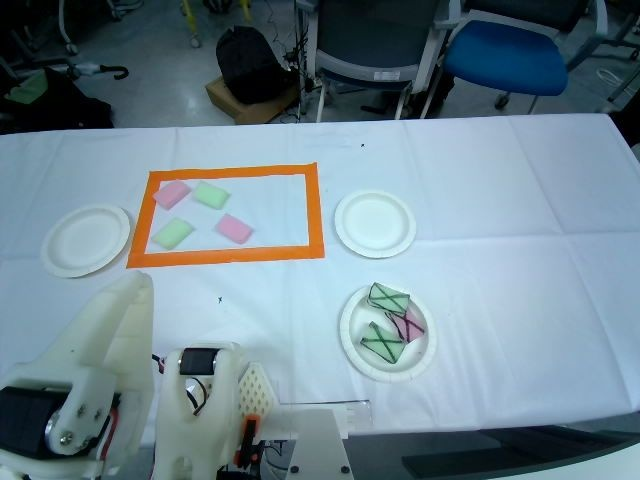
#> input picture vision/zones_snapshot.jpg, 640 x 480 px
$ python -i grasp_check.py   (imports and definitions only)
#> lines starting #> are read from the running program, lines starting #| are printed output that depends on the picture; after the words box and inside, x2 and y2 are one past the last pixel; in counts of white or black regions, pixels touching at a corner belong together
#> further down, picture is the input picture: shape (480, 640, 3); mean B, G, R 142.7, 132.4, 111
### vision/autolabel.py
"""위 카메라 사진 → YOLO 라벨 초안(HSV 규칙). 사람은 review.py 로 검수만 하고 바로 train.py.

  python vision/autolabel.py vision/data/raw/20261022 --name day1 [--marker black|white|yellow|H,S,V,H,S,V]
      → vision/labels_draft/day1/draft.json  (박스·자신 없는 표시·상태)
      → vision/datasets/auto_day1/            (train.py --dir 로 바로 학습. --zip 이면 Roboflow 업로드용 zip 도)
  python vision/review.py day1                         # 검수 화면 http://127.0.0.1:8791 (손 박스는 여기서 그린다)
      같은 이름으로 다시 돌리면 검수한 사진은 그대로 두고 새 사진·미검수 사진만 라벨한다(--fresh 면 전부)
  python vision/autolabel.py --export day1 [--zip]     # review.py 로 고친 뒤 다시 내보내기 (review.py 버튼과 같음)
  python vision/autolabel.py --calibrate day1          # 검수(통과)한 실물 사진으로 임계값 → vision/autolabel.json
  python vision/autolabel.py --eval vision/_test/w_black.zip [--marker black]   # 정답 라벨과 비교 (정밀도·재현율)

규칙:
  블록  = 분홍(red_*)/초록(blue_*) HSV 마스크 덩어리. 볼록 껍질로 박스. 정사각형에 가깝고 볼록하면 한 개, 아니면 맞닿은 블록으로 보고
          면적으로 개수를 어림해 나누고, 나눈 조각이 블록 모양·크기가 아니면 'split' 표시.
  불량  = 블록 안쪽(가장자리 15% 깎음)에서 마커 색 픽셀 비율 ≥ defect_ratio. 경계 구간이면 'defect?' 표시.
  손    = 사람이 review.py 에서 그린다(10-21 확정). 기본(hands=hint)은 피부색 덩어리를 'hand?' 제안 박스로만
          넣어 그 사진을 검수로 보낸다. --hands off 면 제안도 없음, auto 면 hand_spot 안 덩어리를 그대로 라벨.
  구역  = zones.json 이 있으면 5구역 어디에도 중심이 없는 블록 후보는 버리고 수를 경고한다(로봇 몸체·의자·접시).
          로봇·접시에 붙어 같이 버려질 블록은 구역 안 조각만 'zone' 표시로 남긴다. --keep-outside 로 끈다.
  자신 없는 박스가 하나라도 있는 사진은 status=review → 검수 전에는 데이터셋에서 빠진다.
"""
from __future__ import annotations

import argparse
import copy
import hashlib
import json
import shutil
import sys
import zipfile
from datetime import datetime
from pathlib import Path

import cv2
import numpy as np

VISION = Path(__file__).resolve().parent
DRAFTS = VISION / "labels_draft"
DATASETS = VISION / "datasets"
CONFIG = VISION / "autolabel.json"
NAMES = ["blue_defect", "blue_ok", "hand", "red_defect", "red_ok"]  # Roboflow 와 같은 알파벳순
IMG_EXT = {".jpg", ".jpeg", ".png", ".bmp"}

# 이전 진한 빨강·파랑 블록/볼(합성 비교용): --colors strong
STRONG = {"red": {"h_lo": 10, "h_hi": 165, "s_min": 110, "v_min": 50},
          "blue": {"h_min": 95, "h_max": 130, "s_min": 90, "v_min": 40}}

DEFAULTS = {
    # OpenCV HSV (H 0~179). 키 red/blue 는 클래스 식별자: red_* = 분홍, blue_* = 초록 (10-21 밤 파스텔 스펀지).
    # 분홍은 179 를 넘어 0 으로 이어지는 두 구간(h ≤ h_lo 또는 h ≥ h_hi). 파스텔은 채도가 낮아(합성 59~123) s_min 이 낮다.
    # h_hi 125: 10-22 실물 분홍 스펀지(4600K)는 색상 중앙값 148·하위 5% 119 로 자홍 쪽이다(합성은 167~169). 예전 150 은
    # 블록 픽셀의 1/3 만 잡아 블록이 조각나거나 통째로 빠졌다. 푸른 식탁보는 색상 98~100 이라 안 걸린다.
    "red": {"h_lo": 4, "h_hi": 125, "s_min": 35, "v_min": 80},
    "blue": {"h_min": 30, "h_max": 90, "s_min": 35, "v_min": 80},
    "markers": {  # [[H,S,V 하한], [H,S,V 상한]]
        "black": [[0, 0, 0], [179, 255, 70]],
        "white": [[0, 0, 170], [179, 50, 255]],
        "yellow": [[18, 90, 120], [35, 255, 255]],
    },
    "marker": "black",
    "defect_ratio": 0.05,          # 이 비율 이상이면 불량
    "black_rel": 0.45,             # 검정 마커는 그 블록 밝기(중앙값)의 이 배보다 어두운 픽셀만 — 그늘진 옆면·기공 제외
    "defect_band": [0.025, 0.08],  # 이 구간이면 'defect?'
    "min_size_px": 14,             # 한 변이 이보다 작은 덩어리는 무시 (3cm 블록이 몇 px 인지는 calibrate 가 잼)
    "obj_area_px": None,           # 블록 하나가 보이는 면적(px², 옆면 포함). None 이면 사진마다 중앙값으로 어림
    # 블록 하나의 모양(덩어리 볼록도, 회전 사각형 가로세로비): min/max 밖이면 블록 하나로 보지 않고, odd 밖이면 'irregular'.
    # 기본값은 합성(위에서 본 블록) 기준. 10-22 실물 카메라는 비스듬해 윗면·앞면이 같이 보여 가로세로비 중앙값 1.52·
    # 볼록도 중앙값 0.91 이라 블록 대부분이 'irregular' 가 된다 → calibrate 가 검수한 블록으로 다시 잰다.
    "shape": {"solid_min": 0.88, "aspect_max": 1.6, "solid_odd": 0.92, "aspect_odd": 1.4},
    "skin_ycrcb": [[0, 135, 85], [255, 175, 135]],
    "skin_s_min": 40,              # HSV 채도 하한 — 따뜻한 조명의 흰 작업대가 피부색 범위에 드는 것을 막는다
    "skin_h": [[0, 25], [172, 179]],  # 피부 색상 구간. 분홍 스펀지(합성 H 167~169)도 YCrCb 로는 피부라 색상으로 가른다
    "hand_min_area": 1500,
    "hand_zone_frac": 0.5,         # 덩어리의 이 비율 이상이 hand_spot 안이어야 자신 있음 (hands=auto 일 때만)
    "hands": "hint",               # hint = 제안 박스('hand?')만, off = 없음, auto = 자신 있으면 라벨
    "bridge_px": 5,                # 마커 선이 블록 색 마스크를 끊어도 한 덩어리로 묶는 거리
    "close_px": 7,
    # zones.json 이 있으면 5구역 어디에도 중심이 없는 블록 후보는 버린다. 10-22 실물: 카메라를 더 못 숙여 화면 위
    # 25% 는 의자·바닥, 아래는 흰 로봇 몸체·접시가 들어오고, 흰 부품이 초록 마스크에 넓게 걸린다. --keep-outside 로 끈다.
    "zones_only": True,
    "zone_tol_px": 10,             # 중심이 구역 밖 이 거리 안이면 남긴다(반쯤 걸친 블록이 박스 중심 몇 px 차이로 빠지지 않게)
    "zone_margin_px": 40,          # 구역 둘레 이 거리 밖의 색 픽셀은 덩어리를 찾기 전에 지운다(경계에 걸친 블록은 온전히 남는다)
}
SHOWN = {"red": "분홍", "blue": "초록"}  # 사람이 보는 색 이름


# ---------------------------------------------------------------- 설정

# [9 lines left out: function merge_config, not called in this run]


def load_config(path: Path = CONFIG, marker: str | None = None, colors: str = "pastel") -> dict:
    cfg = copy.deepcopy(DEFAULTS)
    if colors == "strong":
        cfg.update(copy.deepcopy(STRONG))
    if path and Path(path).exists():
        cfg = merge_config(cfg, json.loads(Path(path).read_text()))
    if marker:
        if marker in cfg["markers"]:
            cfg["marker"] = marker
        else:  # H,S,V,H,S,V
            v = [int(x) for x in marker.split(",")]
            if len(v) != 6:
                sys.exit("--marker 는 black|white|yellow 또는 H,S,V,H,S,V")
            cfg["markers"]["custom"] = [v[:3], v[3:]]
            cfg["marker"] = "custom"
    return cfg


# [35 lines left out: functions load_zone_polys, zone_mask, zone_keep, _center_in, not called in this run]


# ---------------------------------------------------------------- 마스크

def _k(n: int):
    n = max(1, int(n))
    return cv2.getStructuringElement(cv2.MORPH_ELLIPSE, (n, n))


def masks(img, cfg) -> dict:
    hsv = cv2.cvtColor(img, cv2.COLOR_BGR2HSV)
#> hsv: shape (480, 640, 3); mean H, S, V 95.3, 88.8, 146.6
    h, s, v = cv2.split(hsv)
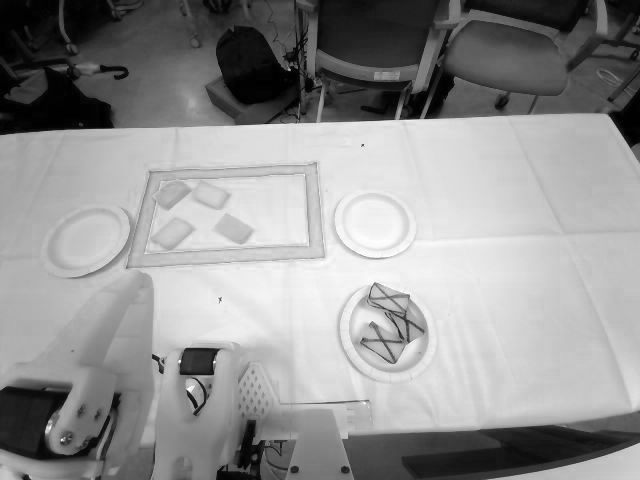
#> v: shape (480, 640); min 0, max 255, mean 146.6
    r, b = cfg["red"], cfg["blue"]
#> r = {'h_lo': 4, 'h_hi': 125, 's_min': 35, 'v_min': 80}; b = {'h_min': 30, 'h_max': 90, 's_min': 35, 'v_min': 80}
    red = ((h <= r["h_lo"]) | (h >= r["h_hi"])) & (s >= r["s_min"]) & (v >= r["v_min"])
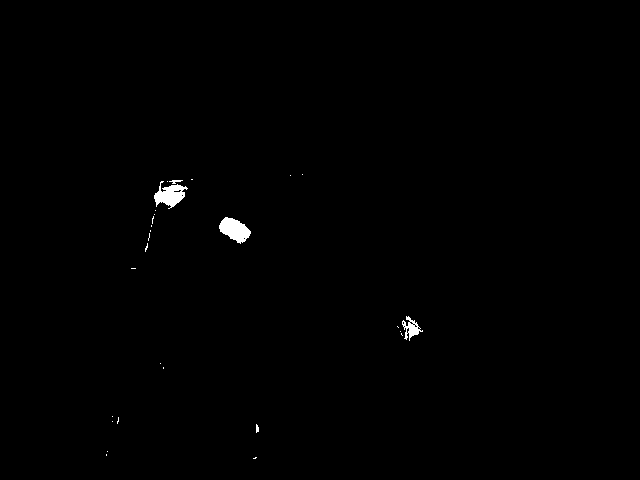
#> red: shape (480, 640) bool; 0.44% white; 28 white regions (23 under 20 px), largest, box (x1, y1, x2, y2) and area: (219, 217, 251, 244) 521, (154, 181, 188, 209) 497, (402, 316, 423, 341) 218, (169, 180, 183, 184) 29, (256, 424, 259, 433) 21
    blue = (h >= b["h_min"]) & (h <= b["h_max"]) & (s >= b["s_min"]) & (v >= b["v_min"])
#> blue: shape (480, 640) bool; 5.5% white; 120 white regions (90 under 20 px), largest, box (x1, y1, x2, y2) and area: (49, 297, 153, 455) 5631, (158, 392, 237, 480) 3801, (356, 283, 412, 370) 2854
    lo, hi = cfg["markers"][cfg["marker"]]
#> lo = [0, 0, 0]; hi = [179, 255, 70]
    marker = cv2.inRange(hsv, np.array(lo), np.array(hi)) > 0
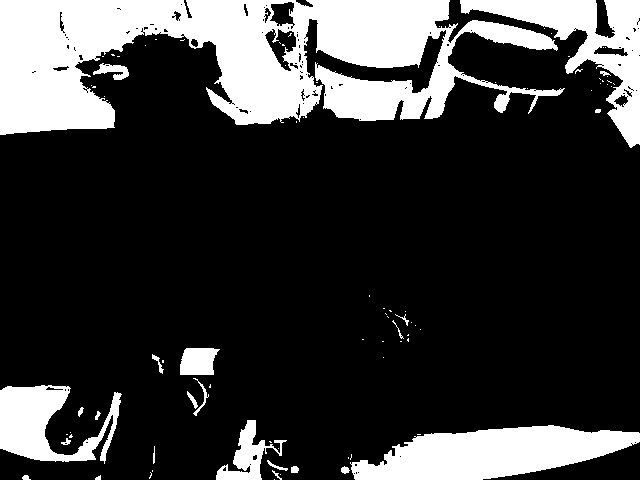
#> marker: shape (480, 640) bool; 22.5% white; 87 white regions (63 under 20 px), largest, box (x1, y1, x2, y2) and area: (0, 0, 565, 135) 42656, (350, 425, 640, 480) 10312, (460, 0, 640, 148) 7771
    ylo, yhi = cfg["skin_ycrcb"]
#> ylo = [0, 135, 85]; yhi = [255, 175, 135]
    skin = (cv2.inRange(cv2.cvtColor(img, cv2.COLOR_BGR2YCrCb), np.array(ylo), np.array(yhi)) > 0) \
        & (s >= cfg["skin_s_min"]) & np.any([(h >= a) & (h <= b) for a, b in cfg["skin_h"]], axis=0)
#> skin: shape (480, 640) bool; 1.1% white; 8 white regions (2 under 20 px), largest, box (x1, y1, x2, y2) and area: (140, 172, 311, 258) 1492, (126, 162, 325, 269) 1389, (242, 413, 262, 436) 272, (234, 452, 242, 465) 67, (112, 410, 117, 431) 60, (251, 454, 258, 462) 38
    out = {}
    for name, m in (("red", red), ("blue", blue)):
        out[name] = cv2.morphologyEx(m.astype(np.uint8) * 255, cv2.MORPH_OPEN, _k(3))
#> this loop made 2 passes
#> (name, n in _k) on passes 1 to 2: ('red', 3), ('blue', 3)
#> after the loop, out = 2 items
    out["marker"] = marker.astype(np.uint8) * 255
    out["v"] = v
    out["skin"] = skin.astype(np.uint8) * 255
    return out


# ---------------------------------------------------------------- 블록

def _touches_edge(x1, y1, x2, y2, w, h) -> bool:
    return x1 <= 1 or y1 <= 1 or x2 >= w - 2 or y2 >= h - 2


# [40 lines left out: functions marker_ratio, _box_from_pixels, _shape, not called in this run]


# 블록 하나의 모양(cfg["shape"]): 볼록하고 정사각형에 가깝다. 화면 가장자리에서는 옆면이 보여 가로세로비가 1.5 쯤까지
# 늘어난다. 맞닿은 블록 2개는 나란하면 가로세로비 ~2, 비스듬하면 볼록도가 떨어진다. 면적이 블록 하나의 PAIR_AREA 배를
# 넘으면 모양과 상관없이 여러 개로 본다.
PAIR_AREA = 1.7


# [187 lines left out: functions find_components, block_area, find_objects, _zone_parts, _piece_ok, find_hands and 2 more, not called in this run]


# ---------------------------------------------------------------- 초안·내보내기

def draft_path(name: str) -> Path:
    return DRAFTS / name / "draft.json"


# [170 lines left out: functions save_draft, run, summarize, yolo_txt, export, iou and 2 more, not called in this run]


OBJ_CLASSES = [n for n in NAMES if n != "hand"]


# [100 lines left out: functions score_table, evaluate, _table_color, _object_pixels, not called in this run]


BG_HIT_MAX = 0.005  # 구역 안 배경 중 새 색 규칙에 걸려도 되는 비율(사진 한 장이면 블록 2~3개 넓이)


# [254 lines left out: functions _dense_range, _hue_rule, _in_hue, calibrate, _check, exposure_stats and 1 more, not called in this run]


# obj_s_min: 합성 파스텔은 80 안팎이었지만 실물 파스텔은 4600K·노출 200 에서 분홍 45 정도로 보인다(10-22) → 40.
# blob_max: 블록을 몇 개만 두고 찍을 때 한 덩어리가 화면 가운데 절반의 10% 를 넘으면 식탁보가 색 마스크에 걸린 것이다
# (10-22 4600K 3%, 5000K 28%). obj_px_min: 이보다 적으면 블록이 없는 것으로 본다(10-22 사진의 분홍 덩어리 하나 약 630px).
EXPO = {"table_v_min": 200, "table_v_max": 250, "clip_max": 5.0, "obj_s_min": 40, "obj_px_min": 300, "blob_max": 10.0}


# ---------------------------------------------------------------- CLI

# [58 lines left out: function main, not called in this run]


# [2 lines that do not run on import are left out]

### robot/compare/grasp_check.py
"""집기 정책 오프라인 검사(모델 ID 하나) — 녹화 시작 장면에서 첫 청크가 블록 쪽으로 내려가 쥐나, 블록을 지우거나
손목 사진을 좌우로 뒤집으면 반응이 바뀌나(10-22 '장면 외우기' 시험과 같은 방식). 로봇·카메라 0, 추론은 Studio 컨테이너 CPU.

    .venv/bin/python -m robot.compare.grasp_check <모델ID> [--threads 8] [--limit N]

재료(읽기만): robot/logs/n6/grasp_rec.json(에피소드 상태·동작), robot/logs/n6/ds_grasp/videos(첫 프레임).
없으면 먼저 robot/logs/n6/README 처럼 컨테이너에서 꺼낸다(--fetch 가 해 준다).

장면마다 6가지 입력(관절값은 모두 녹화 첫 값):
  orig        위·손목 사진 그대로
  grip_empty  손목 사진에서 블록을 지움(색 덩어리 + 둘레 검은 테두리·X 를 메움)
  front_empty 위 사진 투입 구역의 블록을 지움
  both_empty  둘 다 지움
  grip_mirror 손목 사진만 좌우 반전(블록이 끝 좌표 y 반대쪽에 보임)
  front_mirror 위 사진만 좌우 반전
판정(첫 청크 100틱 = 3.3초, 녹화 사람은 중앙 3.0초에 쥐기 시작):
  - 내려감: 시작 높이 − 청크 최저 높이(mm), 닫음: 그리퍼가 시작보다 6 넘게 닫힘
  - 블록 쪽: 최저점과 실제 쥔 자리(사람 FK) 거리, 시작 때 거리에서 얼마나 줄었나
  - 영상을 보나: 장면 사이 상관(예측 이동 ↔ 실제 블록 방향, 끝 좌표 x·y), 손목 반전 때 끝 좌표 y 이동이 뒤집히나
    (기울기 −1 = 따라감, +1 = 사진 무시), 블록을 지우면 내려가 닫는 비율이 줄어드나
⚠ 학습에 쓴 장면이다(검증 5% 는 시드 없이 뽑혀 모름) — orig 성적은 낙관적, 지움·반전이 영상 의존을 본다.
"""
from __future__ import annotations

import argparse
import io
import json
import subprocess
import sys
import time
from pathlib import Path

import cv2
import numpy as np

from robot.compare.common import closing, setup

ROOT = Path(__file__).resolve().parent.parent.parent
N6 = ROOT / "robot" / "logs" / "n6"
DS = "7b16f024-92c5-4edc-b974-9284b2b86d00"
CONTAINER = "physical-ai-studio-xpu"
CPY = "/app/application/backend/.venv/bin/python"
DOCKER = ["docker", "--context", "default"]
VARIANTS = ("orig", "grip_empty", "front_empty", "both_empty", "grip_mirror", "front_mirror")


# [21 lines left out: functions fetch, _frame, not called in this run]


def _color_mask(img) -> np.ndarray:
    sys.path.insert(0, str(ROOT))
    from vision import autolabel
    mk = autolabel.masks(img, autolabel.load_config())
#> mk = 5 items
    return cv2.morphologyEx((mk["red"] | mk["blue"]).astype(np.uint8), cv2.MORPH_OPEN, np.ones((5, 5), np.uint8))
#> returned value: shape (480, 640); 4.9% white; 27 white regions, largest, box (x1, y1, x2, y2) and area: (65, 302, 152, 406) 4046, (158, 417, 236, 480) 3543, (359, 284, 410, 369) 2663


def _erase(img, keep_poly=None, min_area=150) -> np.ndarray:
    """색 덩어리(블록)를 둘레 테두리·X 까지 덮어 메운다. keep_poly(px 다각형)가 있으면 그 안의 덩어리만."""
    m = _color_mask(img)
    n, lab, st, cen = cv2.connectedComponentsWithStats(m)
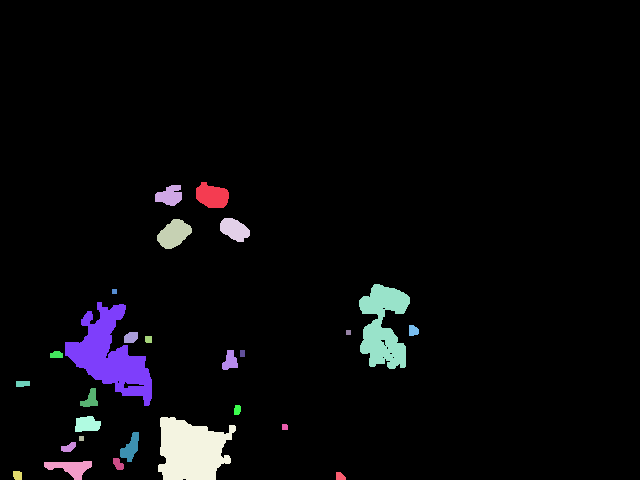
#> lab: shape (480, 640) int32; 28 distinct labels, from 0 to 27; one colour per label, 0 black
#> n = 28; st = 28 rows, first 6: [0, 0, 640, 480, 292228], [196, 182, 33, 26, 640], [155, 185, 27, 21, 398], [157, 219, 35, 30, 681], [220, 218, 30, 24, 493], [359, 284, 51, 85, 2663]; cen = 28 pairs, first value 17.11 to 412.9, second value 195.3 to 476
    hole = np.zeros(m.shape, np.uint8)
    for i in range(1, n):
        if st[i, cv2.CC_STAT_AREA] < min_area:
            continue
        if keep_poly is not None and cv2.pointPolygonTest(keep_poly, (float(cen[i][0]), float(cen[i][1])), True) < -10:
            continue
        hole |= (lab == i).astype(np.uint8)
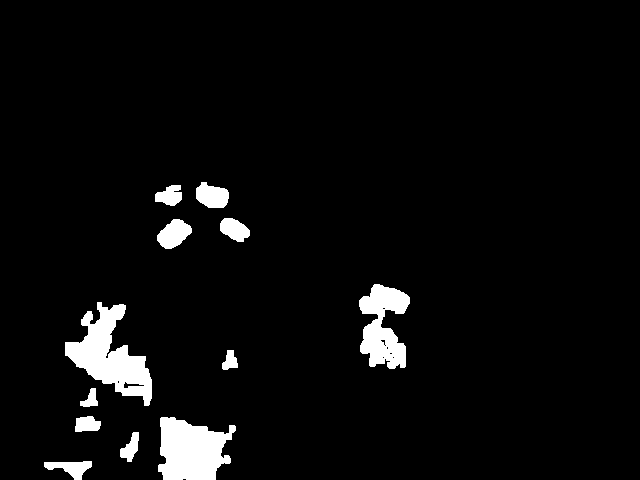
#> hole: shape (480, 640); values 0 (black) and 1 (white), 4.6% white; 12 white regions, largest, box (x1, y1, x2, y2) and area: (65, 302, 152, 406) 4046, (158, 417, 236, 480) 3543, (359, 284, 410, 369) 2663
    if not hole.any():
        return img.copy()
    # 조각(X 로 갈린 것)을 이어 볼록 껍질로 — 검은 X·테두리까지 메우게
    k = cv2.getStructuringElement(cv2.MORPH_ELLIPSE, (25, 25))
    n2, lab2 = cv2.connectedComponents(cv2.dilate(hole, k))
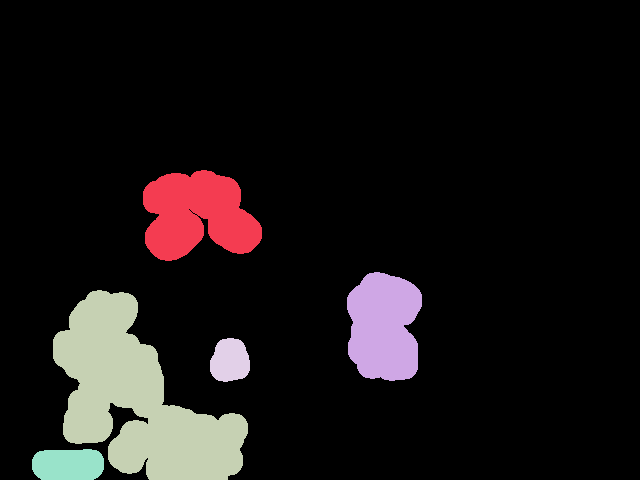
#> lab2: shape (480, 640) int32; 6 distinct labels, from 0 to 5; one colour per label, 0 black
#> n2 = 6
    fill = np.zeros_like(hole)
    for i in range(1, n2):
        pts = cv2.findNonZero((lab2 == i).astype(np.uint8) & hole)
        if pts is not None:
            cv2.fillConvexPoly(fill, cv2.convexHull(pts), 1)
#> fill: shape (480, 640); values 0 (black) and 1 (white), 9.5% white; 5 white regions, box (x1, y1, x2, y2) and area: (65, 302, 236, 480) 19536, (155, 182, 250, 249) 5095, (359, 284, 410, 369) 3758, (44, 461, 92, 480) 640, (222, 350, 238, 370) 249
    fill = cv2.dilate(fill, np.ones((9, 9), np.uint8))
#> fill: shape (480, 640); values 0 (black) and 1 (white), 11.5% white; 5 white regions, box (x1, y1, x2, y2) and area: (61, 298, 240, 480) 22130, (151, 178, 254, 253) 6455, (355, 280, 414, 373) 4910, (40, 457, 96, 480) 1152, (218, 346, 242, 374) 601
    return cv2.inpaint(img, fill * 255, 7, cv2.INPAINT_TELEA)
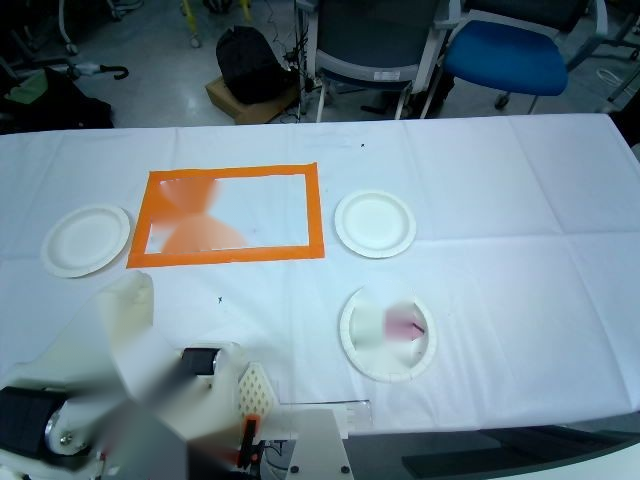
#> returned value: shape (480, 640, 3); mean of channels 0, 1, 2 141.3, 131, 111; drawn as B, G, R


# [72 lines left out: functions scenes, infer, _traj, metrics, not called in this run]


def _slope(x, y) -> float | None:
    x, y = np.asarray(x, float), np.asarray(y, float)
    return None if len(x) < 3 or np.ptp(x) < 1e-6 else round(float(np.polyfit(x, y, 1)[0]), 2)


def _r(x, y) -> float | None:
    x, y = np.asarray(x, float), np.asarray(y, float)
    return None if len(x) < 3 or x.std() < 1e-6 or y.std() < 1e-6 else round(float(np.corrcoef(x, y)[0, 1]), 2)


# [75 lines left out: functions evaluate, verdict, main, not called in this run]


# [2 lines not run here, left out]

>>> import cv2
>>> picture = cv2.imread('../../vision/zones_snapshot.jpg')
>>> result = _erase(picture)
